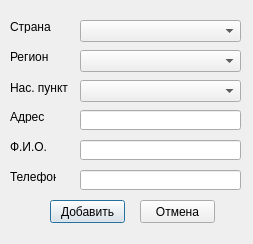
<?xml version="1.0" encoding="UTF-8"?>
<ui version="4.0">
 <class>Dialog_Add_Ab</class>
 <widget class="QDialog" name="Dialog_Add_Ab">
  <property name="geometry">
   <rect>
    <x>0</x>
    <y>0</y>
    <width>253</width>
    <height>244</height>
   </rect>
  </property>
  <property name="windowTitle">
   <string>Новый абонент</string>
  </property>
  <property name="windowIcon">
   <iconset resource="res.qrc">
    <normaloff>:/new/prefix1/add1-_1068.ico</normaloff>:/new/prefix1/add1-_1068.ico</iconset>
  </property>
  <widget class="QLabel" name="label_5">
   <property name="geometry">
    <rect>
     <x>10</x>
     <y>50</y>
     <width>46</width>
     <height>13</height>
    </rect>
   </property>
   <property name="text">
    <string>Регион</string>
   </property>
  </widget>
  <widget class="QLabel" name="label_2">
   <property name="geometry">
    <rect>
     <x>10</x>
     <y>110</y>
     <width>46</width>
     <height>13</height>
    </rect>
   </property>
   <property name="text">
    <string>Адрес</string>
   </property>
  </widget>
  <widget class="QComboBox" name="comboBox_2">
   <property name="geometry">
    <rect>
     <x>80</x>
     <y>50</y>
     <width>161</width>
     <height>22</height>
    </rect>
   </property>
  </widget>
  <widget class="QLabel" name="label_3">
   <property name="geometry">
    <rect>
     <x>10</x>
     <y>170</y>
     <width>46</width>
     <height>13</height>
    </rect>
   </property>
   <property name="text">
    <string>Телефон</string>
   </property>
  </widget>
  <widget class="QLabel" name="label">
   <property name="geometry">
    <rect>
     <x>10</x>
     <y>140</y>
     <width>46</width>
     <height>13</height>
    </rect>
   </property>
   <property name="text">
    <string>Ф.И.О.</string>
   </property>
  </widget>
  <widget class="QComboBox" name="comboBox_3">
   <property name="geometry">
    <rect>
     <x>80</x>
     <y>80</y>
     <width>161</width>
     <height>22</height>
    </rect>
   </property>
  </widget>
  <widget class="QLineEdit" name="lineEdit_Fio">
   <property name="geometry">
    <rect>
     <x>80</x>
     <y>140</y>
     <width>161</width>
     <height>20</height>
    </rect>
   </property>
  </widget>
  <widget class="QLabel" name="label_6">
   <property name="geometry">
    <rect>
     <x>10</x>
     <y>80</y>
     <width>61</width>
     <height>16</height>
    </rect>
   </property>
   <property name="text">
    <string>Нас. пункт</string>
   </property>
  </widget>
  <widget class="QLineEdit" name="lineEdit_Adress">
   <property name="geometry">
    <rect>
     <x>80</x>
     <y>110</y>
     <width>161</width>
     <height>20</height>
    </rect>
   </property>
  </widget>
  <widget class="QLabel" name="label_4">
   <property name="geometry">
    <rect>
     <x>10</x>
     <y>20</y>
     <width>46</width>
     <height>13</height>
    </rect>
   </property>
   <property name="text">
    <string>Страна</string>
   </property>
  </widget>
  <widget class="QLineEdit" name="lineEdit_Phone">
   <property name="geometry">
    <rect>
     <x>80</x>
     <y>170</y>
     <width>161</width>
     <height>20</height>
    </rect>
   </property>
  </widget>
  <widget class="QComboBox" name="comboBox">
   <property name="geometry">
    <rect>
     <x>80</x>
     <y>20</y>
     <width>161</width>
     <height>22</height>
    </rect>
   </property>
  </widget>
  <widget class="QPushButton" name="pushButton">
   <property name="geometry">
    <rect>
     <x>50</x>
     <y>200</y>
     <width>75</width>
     <height>23</height>
    </rect>
   </property>
   <property name="text">
    <string>Добавить</string>
   </property>
  </widget>
  <widget class="QPushButton" name="pushButton_2">
   <property name="geometry">
    <rect>
     <x>140</x>
     <y>200</y>
     <width>75</width>
     <height>23</height>
    </rect>
   </property>
   <property name="text">
    <string>Отмена</string>
   </property>
  </widget>
 </widget>
 <resources>
  <include location="res.qrc"/>
 </resources>
 <connections/>
</ui>
